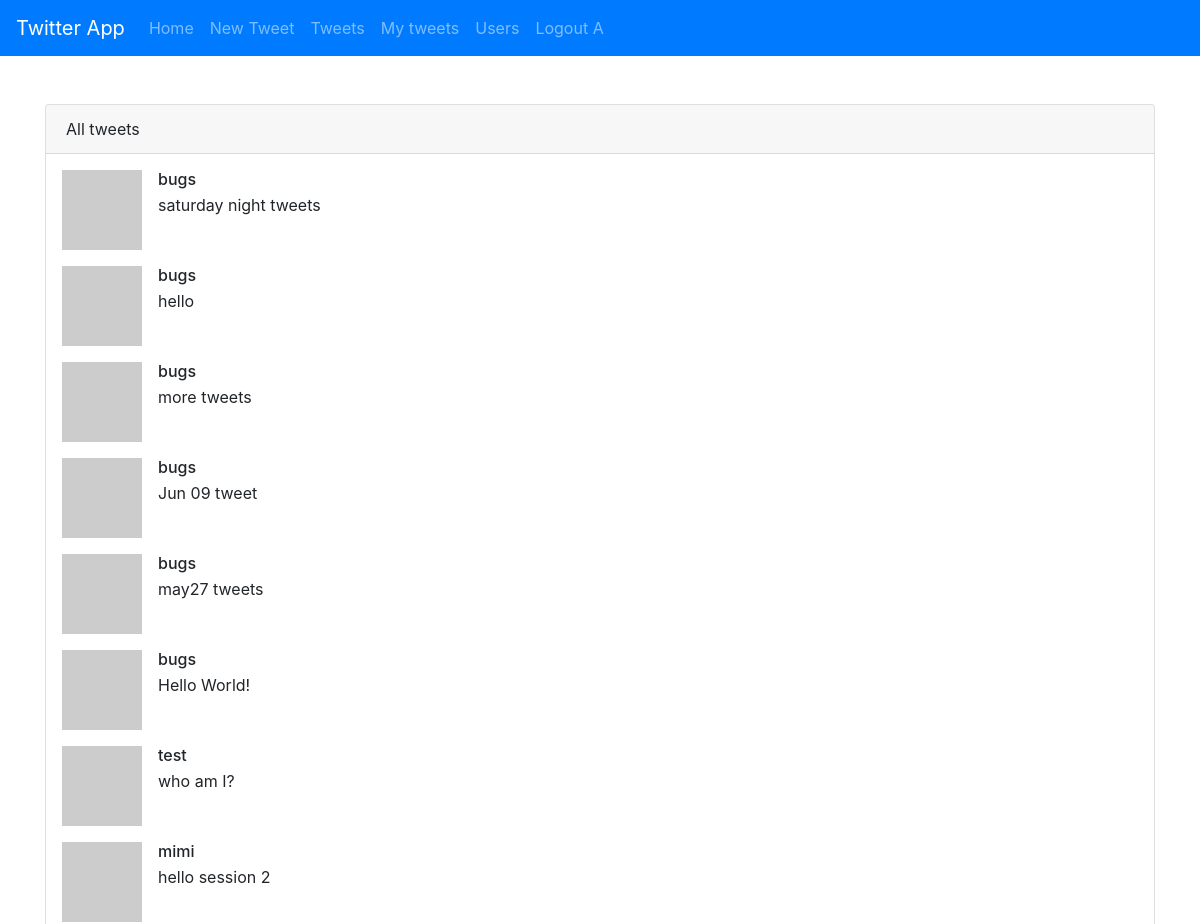
The app's page /tweets (signed in, upper part), older data.
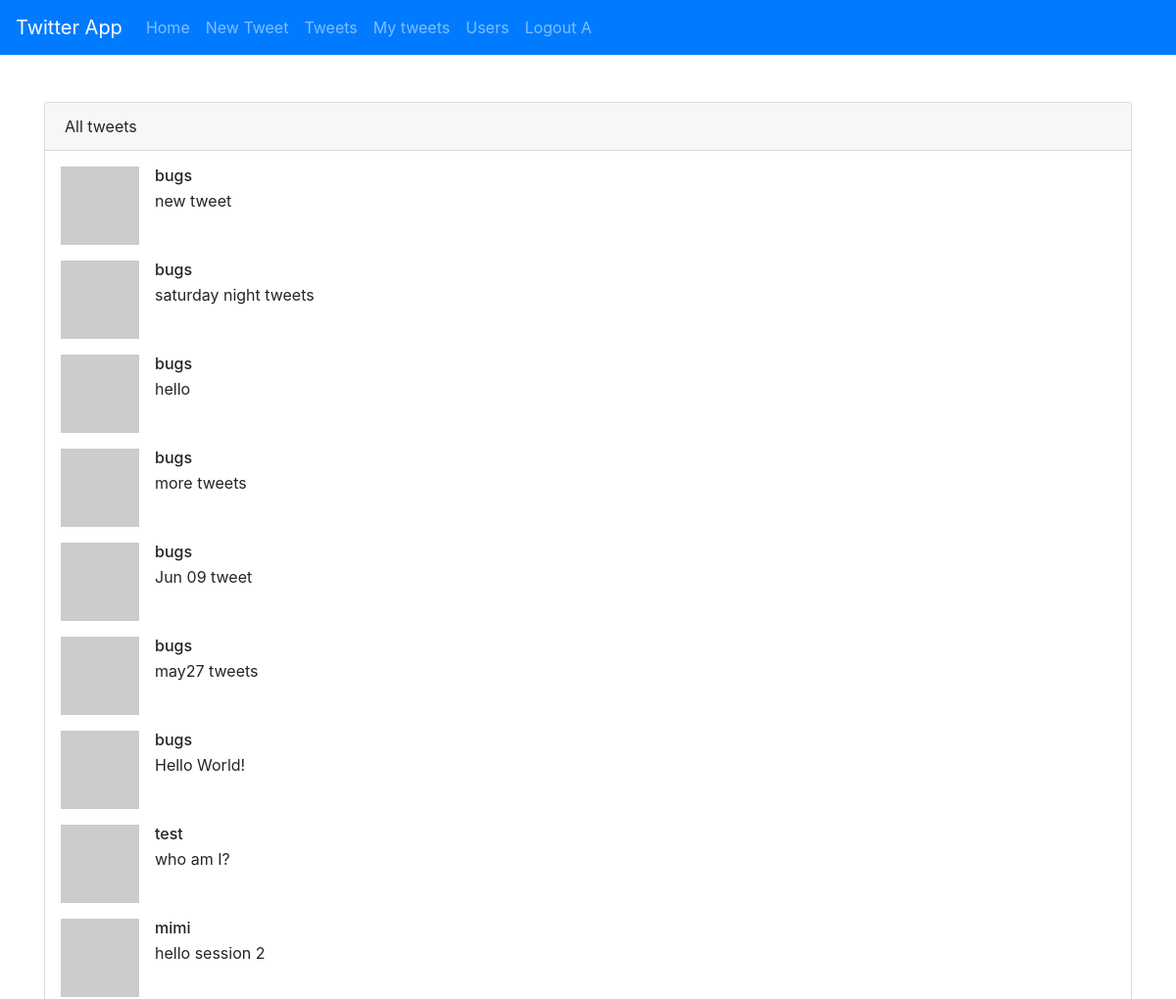
The same page, newer data.
### tables this page shows
CREATE TABLE tweets (
    _id integer primary key autoincrement,
    tweet text,
    username text
);

### main.py (the view)
@app.route('/tweets/<username>')
@app.route('/tweets')
def user_tweets(username=None):
    if 'user' not in session:
        return redirect(url_for('index'))
    if username:
        tweets = get_tweets_by_username(username)
    else:
        tweets = get_all_tweets()
    return render_template('tweets_page.html', tweets=tweets, tweet_user=username)

### db.py (called while the page is built)
def get_all_tweets(limit):
    cursor.execute('SELECT * FROM tweets order by _id desc')
    tweets = cursor.fetchmany(limit)
    return tweets

### main.py (called while the page is built)
@app.context_processor
def inject_user():
    username = session.get('user', None)
    return {'username': username}

### tweets.py (called while the page is built)
def get_all_tweets(limit=100):
    return db.get_all_tweets(limit)

### templates/tweets_page.html (shortened to what this page needs)
{% extends "base.html" %}
{% block content %}
<div class="card">
    <div class="card-header">
        {% if tweet_user %}
        All tweets from {{tweet_user}}
        {% else %}
        All tweets
        {% endif %}
    </div>
    <ul class="list-unstyled m-3">
        {% for tweet in tweets %}
        <li class="media mb-3">
            <img src="https://www.gravatar.com/avatar/94d093eda664addd6e450d7e9881bcad?s=32&d=identicon&r=PG"
                class="mr-3" alt="user">
            <div class="media-body">
                <h6 class="mt-0 mb-1">{{tweet[2]}}</h6>
                <p class="mb-0">{{tweet[1]}}</p>
            </div>
        </li>
        {% endfor %}
    </ul>
</div>
{% endblock %}

Row changes from the older to the newer data that the page shows:
added tweets: username "bugs", tweet "new tweet"
